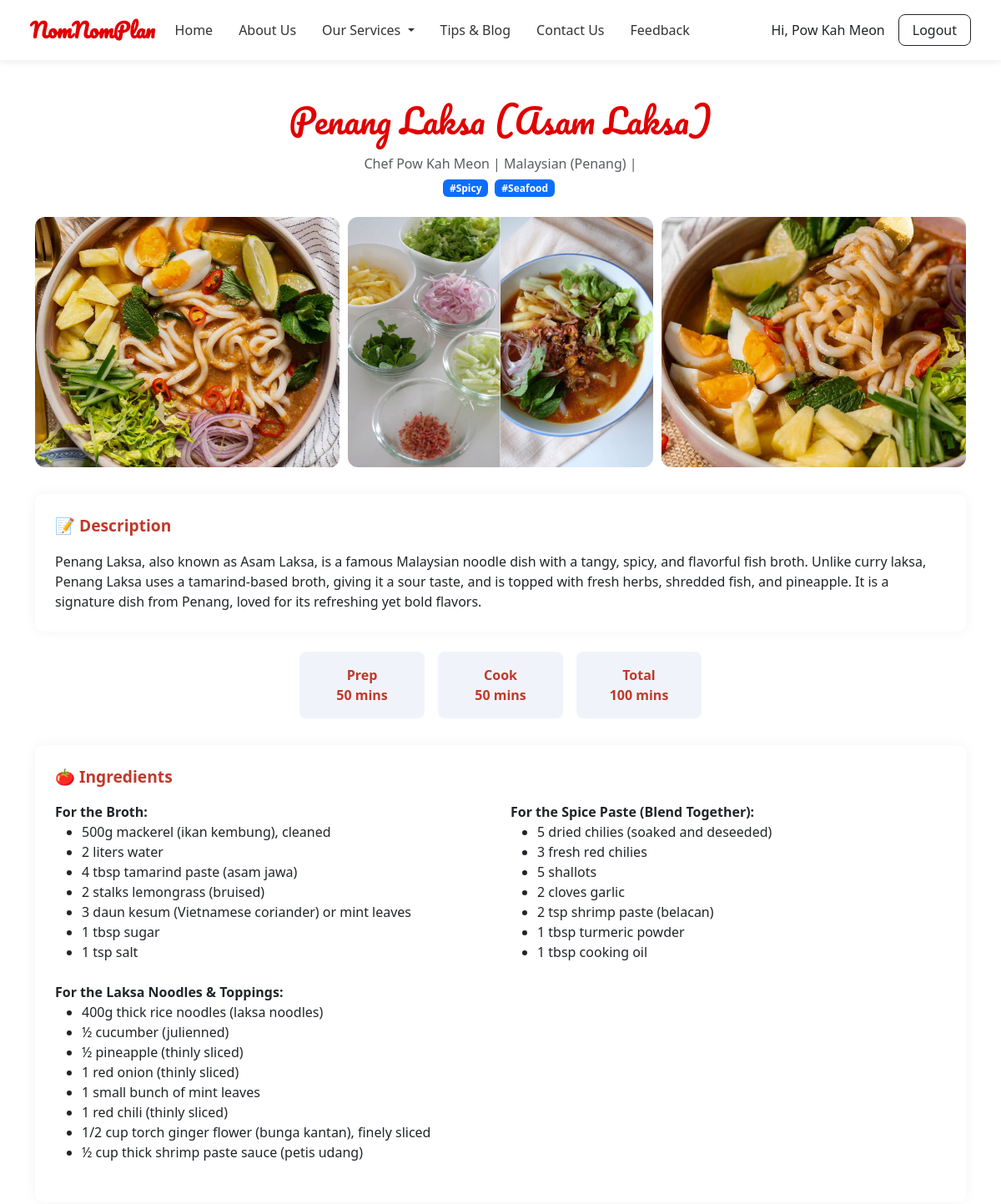
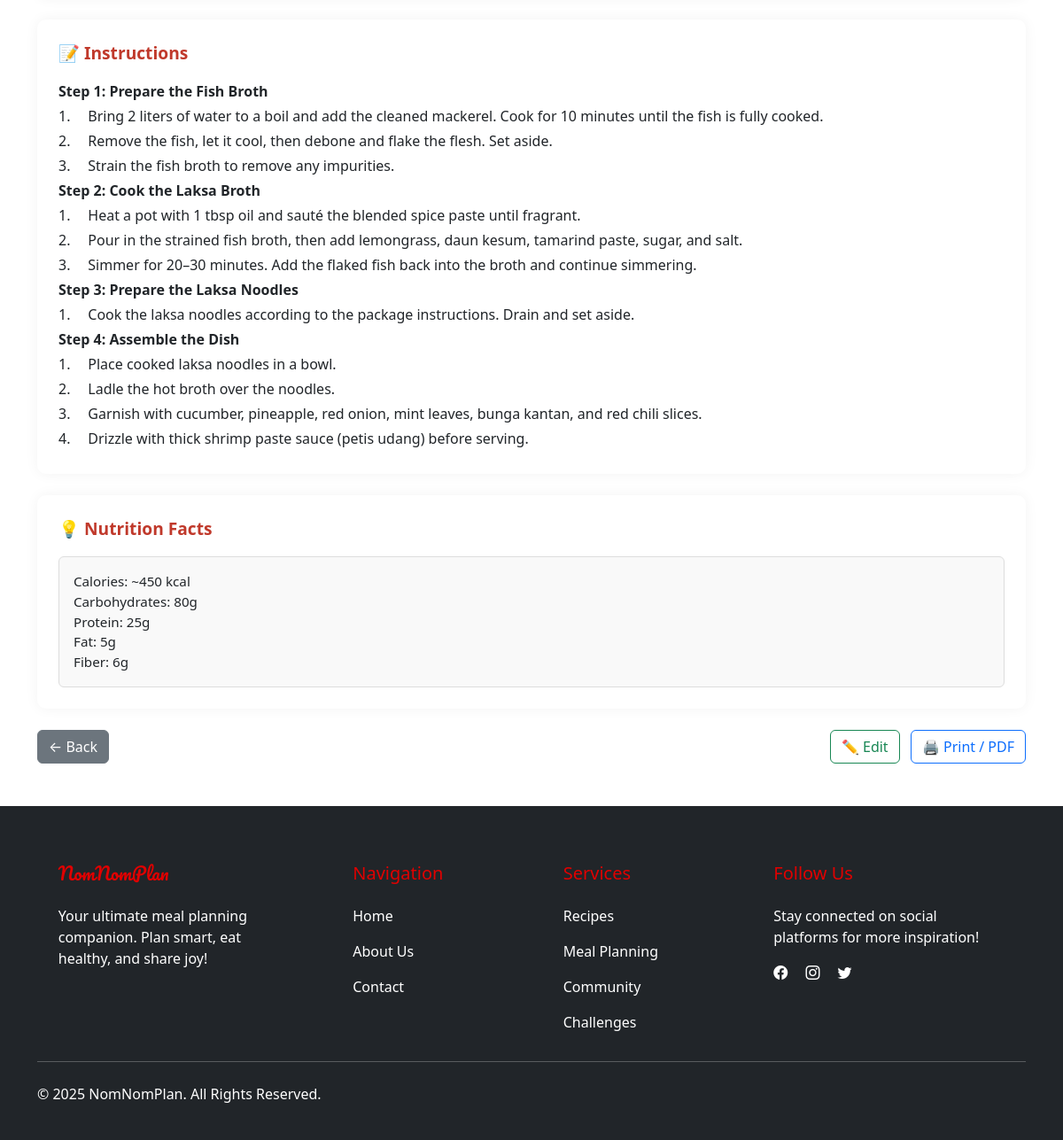
/recipe-modules/view-recipe.php?id=3 (signed in), run on the app's committed database (2 pictures, top to bottom).
### tables this page shows
CREATE TABLE `recipes` (
  `id` int(11) NOT NULL,
  `title` varchar(255) NOT NULL,
  `description` text DEFAULT NULL,
  `ingredients` longtext DEFAULT NULL,
  `steps` longtext DEFAULT NULL,
  `cuisine` varchar(100) DEFAULT NULL,
  `prep_time` int(11) DEFAULT NULL,
  `cook_time` int(11) DEFAULT NULL,
  `total_time` int(11) DEFAULT NULL,
  `difficulty` enum('easy','medium','hard') DEFAULT NULL,
  `nutrition` longtext DEFAULT NULL,
  `status` enum('draft','pending','approved','rejected') DEFAULT 'pending',
  `is_public` tinyint(1) DEFAULT 1,
  `view_count` int(11) DEFAULT 0,
  `created_by` int(11) DEFAULT NULL,
  `created_at` timestamp NOT NULL DEFAULT current_timestamp(),
  `updated_at` timestamp NOT NULL DEFAULT current_timestamp() ON UPDATE current_timestamp(),
  `admin_note` text DEFAULT NULL,
  `image_url` varchar(255) DEFAULT NULL,
  `instructions` text DEFAULT NULL
);

CREATE TABLE `users` (
  `id` int(11) NOT NULL,
  `name` varchar(100) NOT NULL,
  `email` varchar(100) NOT NULL,
  `avatar_url` varchar(255) DEFAULT NULL,
  `password` varchar(255) NOT NULL,
  `role` enum('user','admin') DEFAULT 'user',
  `created_at` timestamp NOT NULL DEFAULT current_timestamp(),
  `status` enum('active','pending','inactive') DEFAULT 'pending'
);

### recipe-modules/view-recipe.php (the view, shortened to what this page needs)
<?php
require_once '../includes/db.php';
$recipe_id = (int) $_GET['id'];
$query = $conn->prepare("SELECT recipes.*, users.name AS username FROM recipes LEFT JOIN users ON recipes.created_by = users.id WHERE recipes.id = ?");
$query->bind_param("i", $recipe_id);
$query->execute();
$result = $query->get_result();
$recipe = $result->fetch_assoc();
$tagStmt = $conn->prepare("SELECT tags.name FROM tags JOIN recipe_tags ON tags.id = recipe_tags.tag_id WHERE recipe_tags.recipe_id = ?");
$tagStmt->bind_param("i", $recipe_id);
$tagStmt->execute();
$tagResult = $tagStmt->get_result();
$tags = [];
while ($row = $tagResult->fetch_assoc()) {
    $tags[] = $row['name'];
}
$imageStmt = $conn->prepare("SELECT image_url FROM recipe_images WHERE recipe_id = ?");
$imageStmt->bind_param("i", $recipe_id);
$imageStmt->execute();
$imageResult = $imageStmt->get_result();
$images = [];
while ($img = $imageResult->fetch_assoc()) {
    $images[] = $img['image_url'];
}
function displayIngredientsInTwoColumns($input) {
    $decoded = json_decode($input, true);
    if (json_last_error() === JSON_ERROR_NONE && is_array($decoded)) {
        $sections = [];
        $current = [];
        foreach ($decoded as $line) {
            if (preg_match('/^[A-Z][^:]*:$/', $line)) {
                if (!empty($current)) {
                    $sections[] = $current;
                }
                $current = [$line];
            } else {
                $current[] = $line;
            }
        }
        if (!empty($current)) {
            $sections[] = $current;
        }
        echo '<div class="row">';
        foreach ($sections as $col) {
            echo '<div class="col-md-6 mb-3">';
            foreach ($col as $index => $item) {
                $escaped = htmlspecialchars($item);
                if ($index === 0 && preg_match('/^[A-Z][^:]*:$/', $item)) {
                    echo '<strong>' . $escaped . '</strong><ul class="mb-2">';
                } elseif ($index === count($col) - 1) {
                    echo '<li>' . $escaped . '</li></ul>';
                } else {
                    echo '<li>' . $escaped . '</li>';
                }
            }
            echo '</div>';
        }
        echo '</div>';
    } else {
        echo '<pre class="mb-0">' . nl2br(htmlspecialchars($input)) . '</pre>';
    }
}
function displayTextList($input) {
    $decoded = json_decode($input, true);
    if (json_last_error() === JSON_ERROR_NONE && is_array($decoded)) {
        foreach ($decoded as $line) {
            $escaped = htmlspecialchars($line);
            $isSectionHeader = preg_match('/^([A-Z][^:]*:)/', $line);
            echo '<div style="margin-bottom: 4px; white-space: pre-wrap;">' .
                ($isSectionHeader ? "<strong>$escaped</strong>" : $escaped) .
                '</div>';
        }
    } else {
        echo '<pre class="mb-0">' . nl2br(htmlspecialchars($input)) . '</pre>';
    }
}
?>
<!DOCTYPE html>
<html lang="en">
<head>
  <link href="https://cdn.jsdelivr.net/npm/bootstrap@5.3.2/dist/css/bootstrap.min.css" rel="stylesheet">
</head>
<body>
<?php include '../navbar.php'; ?>
<div class="container py-5">
  <h1 class="logo text-center mb-3"><?= htmlspecialchars($recipe['title']) ?></h1>
  <p class="text-center text-muted mb-1">Chef <?= htmlspecialchars($recipe['username']) ?> | <?= ucfirst($recipe['cuisine']) ?> | <?= ucfirst($recipe['difficulty']) ?></p>
  <div class="text-center mb-4">
    <?php foreach ($tags as $tag): ?>
      <span class="badge bg-primary me-1">#<?= htmlspecialchars($tag) ?></span>
    <?php endforeach; ?>
  </div>
  <?php if (!empty($images)): ?>
  <div class="gallery">
    <?php foreach ($images as $img): ?>
      <img src="<?= $img ?>" class="gallery-img" alt="Recipe Image">
    <?php endforeach; ?>
  </div>
  <?php endif; ?>
  <div class="section-box">
    <div class="section-title">📝 Description</div>
    <p class="mb-0"><?= nl2br(htmlspecialchars($recipe['description'])) ?></p>
  </div>
  <div class="time-box-group">
    <div class="time-box">Prep<br><?= $recipe['prep_time'] ?> mins</div>
    <div class="time-box">Cook<br><?= $recipe['cook_time'] ?> mins</div>
    <div class="time-box">Total<br><?= $recipe['total_time'] ?> mins</div>
  </div>
  <div class="section-box">
    <div class="section-title">🍅 Ingredients</div>
    <div class="mb-0">
      <?php displayIngredientsInTwoColumns($recipe['ingredients']); ?>
    </div>
  </div>
  <div class="section-box">
    <div class="section-title">📝 Instructions</div>
    <div class="mb-0">
      <?php displayTextList($recipe['steps']); ?>
    </div>
  </div>
  <?php if (!empty($recipe['nutrition'])): ?>
  <div class="section-box">
    <div class="section-title">💡 Nutrition Facts</div>
    <div class="nutrition-label">
      <div style="white-space: pre-wrap;"><?= htmlspecialchars($recipe['nutrition']) ?></div>
    </div>
  </div>
  <?php endif; ?>
  <div class="d-flex justify-content-between print-hidden">
    <a href="recipe-management.php" class="btn btn-secondary">← Back</a>
    <div>
      <a href="edit-recipe.php?id=<?= $recipe_id ?>" class="btn btn-outline-success me-2">✏️ Edit</a>
      <button onclick="window.print()" class="btn btn-outline-primary">🖨️ Print / PDF</button>
    </div>
  </div>
</div>
<div class="print-hidden">
  <?php include '../includes/footer.php'; ?>
</div>
</body>
</html>

### recipe-modules/view-recipe.php (style rules this page uses)
body { background-color: #f9fbfd; font-family: 'Segoe UI', sans-serif; }
.logo { font-family: 'Pacifico', cursive; color: #e00000; }
.time-box-group { display: flex; justify-content: center; gap: 1rem; margin-bottom: 2rem; }
.time-box { background: #f0f4fa; text-align: center; padding: 1rem 2rem; border-radius: 8px; font-weight: 600; color: #c0392b; min-width: 150px; }
.gallery { display: grid; grid-template-columns: repeat(auto-fit, minmax(250px, 1fr)); gap: 10px; margin-bottom: 2rem; }
.gallery-img { width: 100%; height: 300px; object-fit: cover; border-radius: 12px; }
.section-title { font-weight: 600; font-size: 1.2rem; margin-bottom: 1rem; color: #c0392b; }
.section-box { background: #ffffff; padding: 1.5rem; border-radius: 10px; box-shadow: 0 0 15px rgba(0,0,0,0.05); margin-bottom: 1.5rem; }
.nutrition-label { font-size: 0.95rem; background-color: #f9f9f9; border: 1px solid #ddd; padding: 1rem; border-radius: 6px; }

### navbar.php (style rules this page uses)
:root { --primary: #e00000; --secondary: rgb(238, 140, 140); }

### data on the page
recipes: title "Penang Laksa (Asam Laksa)", created_by.name "Pow Kah Meon", cuisine "Malaysian (Penang)", description "Penang Laksa, also known as Asam Laksa, is a famous Malaysian noodle dish with a tangy, spicy, and flavorful fish broth. Unlike curry laksa, Penang Laksa uses a tamarind-based broth, giving it a sour taste, and is topped with fresh herbs, shredded fish, and pineapple. It is a signature dish from Penang, loved for its refreshing yet bold flavors.", prep_time "50", cook_time "50", total_time "100", steps "Step 1: Prepare the Fish Broth", steps "1. Bring 2 liters of water to a boil and add the cleaned mackerel. Cook for 10 minutes until the fish is fully cooked.", steps "2. Remove the fish, let it cool, then debone and flake the flesh. Set aside.", steps "3. Strain the fish broth to remove any impurities.", steps "Step 2: Cook the Laksa Broth", steps "1. Heat a pot with 1 tbsp oil and sauté the blended spice paste until fragrant.", steps "2. Pour in the strained fish broth, then add lemongrass, daun kesum, tamarind paste, sugar, and salt.", steps "3. Simmer for 20–30 minutes. Add the flaked fish back into the broth and continue simmering.", steps "Step 3: Prepare the Laksa Noodles", steps "1. Cook the laksa noodles according to the package instructions. Drain and set aside.", steps "Step 4: Assemble the Dish", steps "1. Place cooked laksa noodles in a bowl.", steps "2. Ladle the hot broth over the noodles.", steps "3. Garnish with cucumber, pineapple, red onion, mint leaves, bunga kantan, and red chili slices.", steps "4. Drizzle with thick shrimp paste sauce (petis udang) before serving.", nutrition "Calories: ~450 kcal Carbohydrates: 80g Protein: 25g Fat: 5g Fiber: 6g"

### other printed values
$_SESSION['user_name'] "Pow Kah Meon"
$tag "Spicy"
$tag "Seafood"
$escaped "For the Broth:"
$escaped "500g mackerel (ikan kembung), cleaned"
$escaped "2 liters water"
$escaped "4 tbsp tamarind paste (asam jawa)"
$escaped "2 stalks lemongrass (bruised)"
$escaped "3 daun kesum (Vietnamese coriander) or mint leaves"
$escaped "1 tbsp sugar"
$escaped "1 tsp salt"
$escaped "For the Spice Paste (Blend Together):"
$escaped "5 dried chilies (soaked and deseeded)"
$escaped "3 fresh red chilies"
$escaped "5 shallots"
